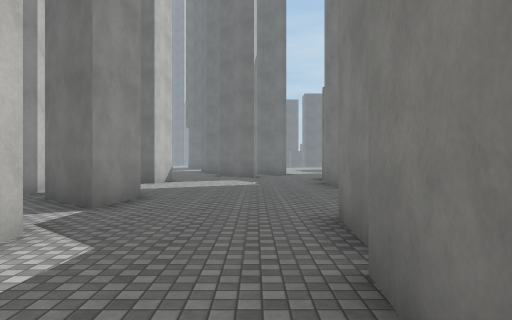
View 1 (above)

24 first-person views from a walk through a scene from a Unity 3-D project. The camera is 1.5 m above the floor, looks level and sees 70° across. The floor is counted in squares, 2 m on a side. Each view is taken from the middle of a square. On the plan, view 1 faces up. The plan holds only what a view shows up to about 11 squares ahead; the rest is blank. The place goes on beyond the plan. Surface patterns are stand-ins for the level's own textures.

View 2
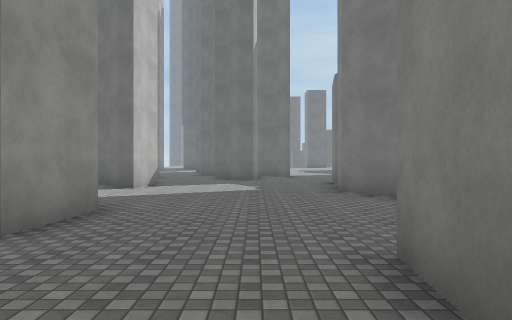

View 3
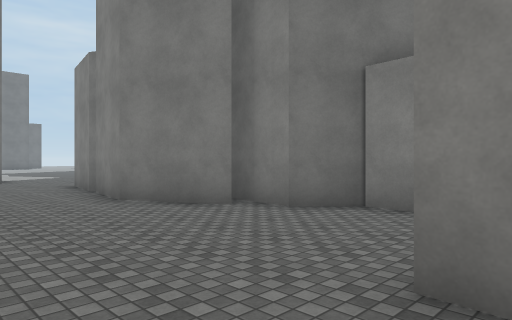

View 4
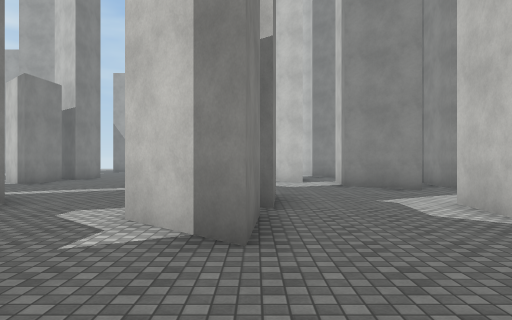

View 5
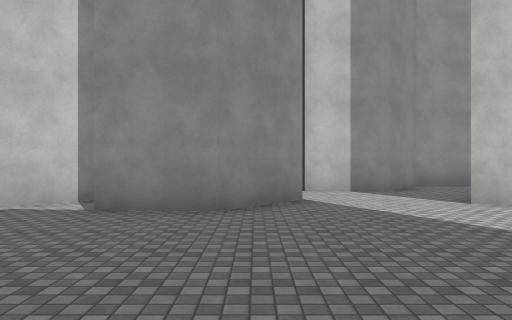

View 6
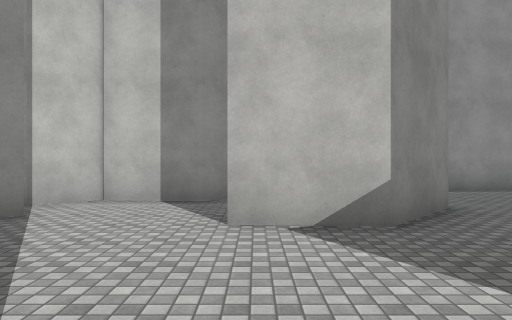

View 7
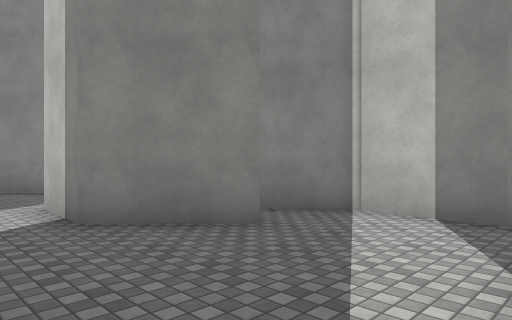

View 8
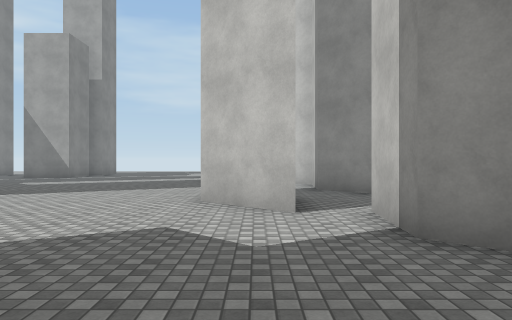

View 9
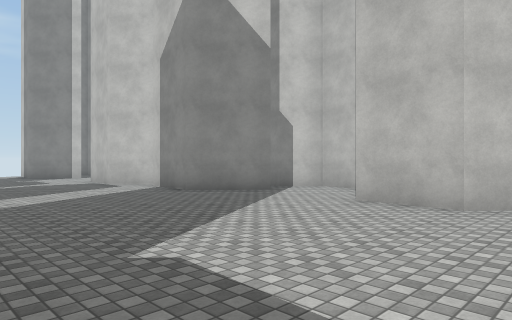

View 10
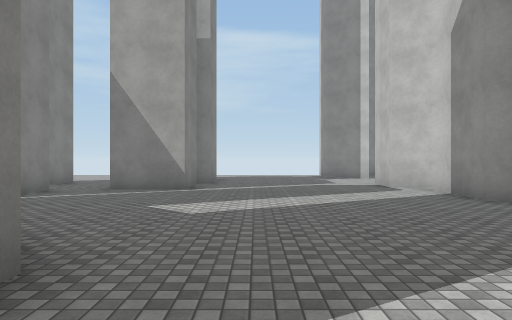

View 11
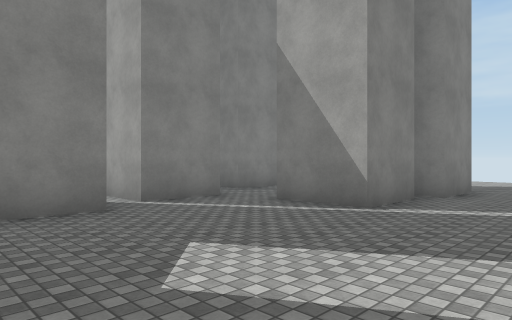

View 12
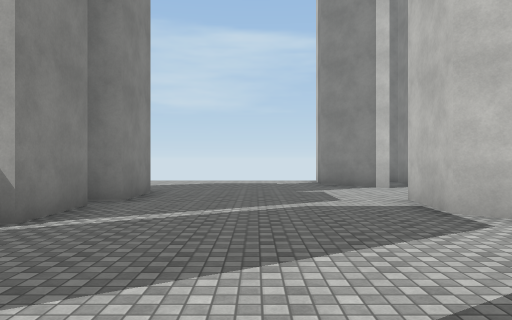

View 13
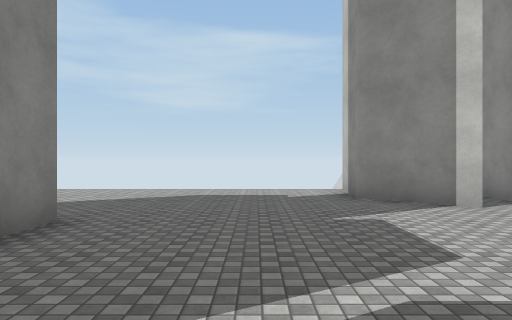

View 14
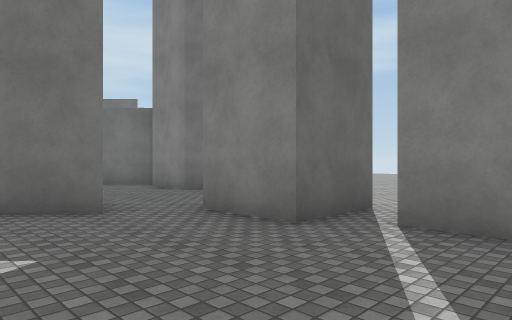

View 15
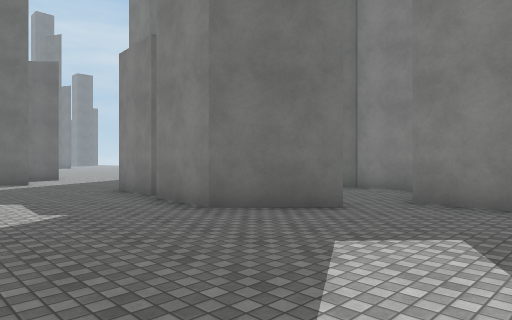

View 16
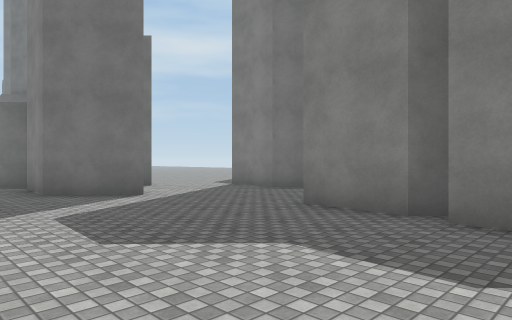

View 17
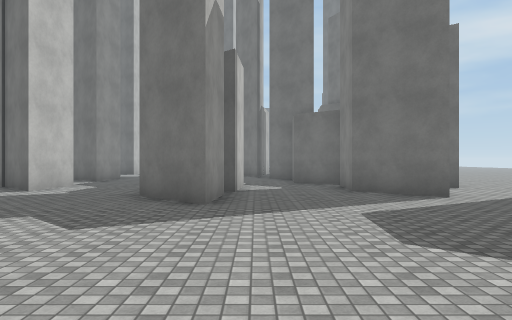

View 18
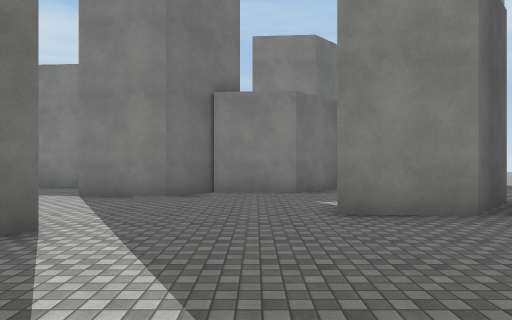

View 19
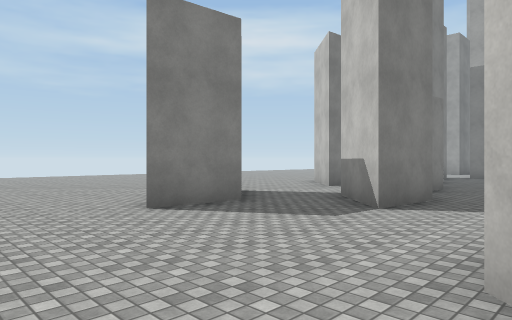

View 20
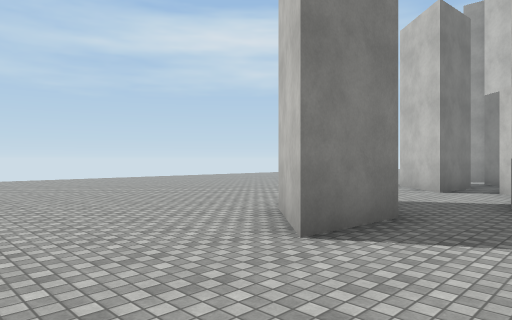

View 21
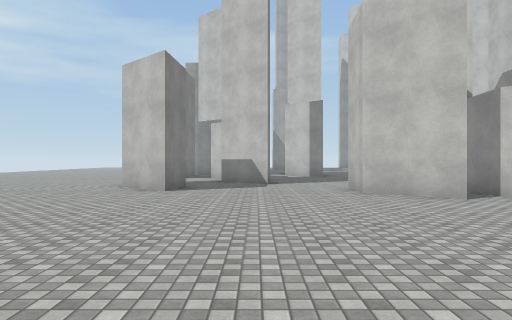

View 22
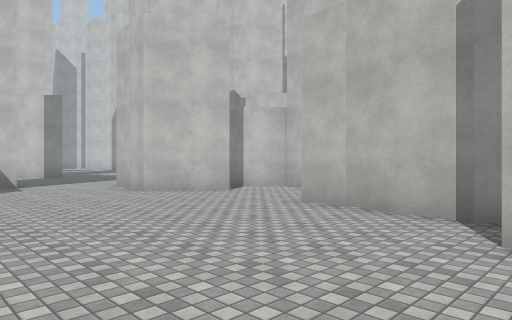

View 23
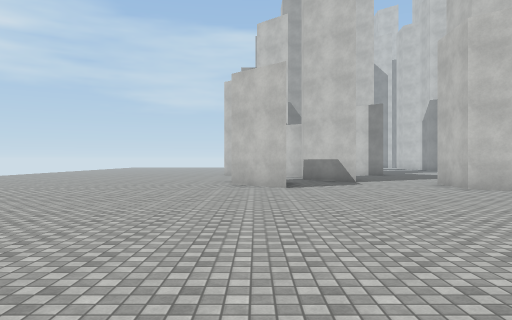

View 24
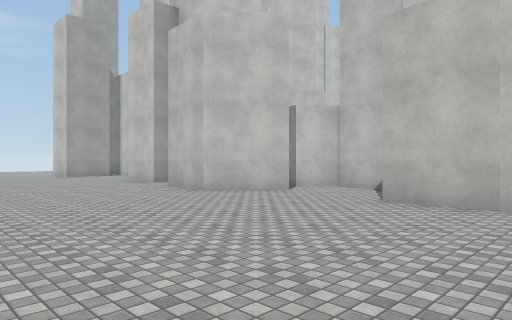

### Floor plan
Points are (right, up) in squares from view 1. A wall is a line through its corners. A room is listed if a view was taken in it or the views show most of it. See-through windows are left out.
Room 1 (views 1, 2, 3, 4, 5, 6, 7, 8)
walls: (-3.9, 5.1) (-2.7, 4); (-3.9, 8.9) (-2.3, 7.4) (-2.5, 5.6) (-4.1, 7); (-2.3, 3.7) (-2.4, 1.9); (1, 3.1) (1.1, 4.8) (2.7, 3.4); (3.1, 8.6) (2, 10.7) (2.4, 12.6); (4.3, 6.1) (4.4, 7) (3.5, 7.8) (3.7, 9.4); (-5.6, 11.1) (-5.8, 9.1) (-4.9, 8.3); (0.6, 0.8) (0.7, 2.5); (2.4, 13.1) (2.7, 14.5); (-4.8, 1.1) (-5, -0.9) (-4.3, -1.5); (-4.1, 14.5) (-3.1, 13.5) (-3.2, 11.7) (-4, 12.3); (-3.2, -1) (-1.5, -2.5)
ways out: opening at (-0.5, -0.5) to room 2; opening at (3.5, 5) to room 2; opening at (-5, 12)
Room 2 (views 9, 10, 11, 12, 13, 14, 15, 16, 17, 18, 19, 20, 21, 22, 23, 24)
walls: (9.5, -6.5) (7.9, -5) (8, -3.1); (13, -8.5) (13, -6.9) (12.4, -6.3) (12.5, -4.2) (11.2, -2.9) (11.3, -0.9) (10.4, -0.1) (10.4, 1.8); (11.1, -2.8) (11.1, -2.2); (9.1, -8.9) (7.5, -7.4) (7.7, -5.5); (13.9, -1.9) (15.5, -3.3) (15.4, -5.2); (12.4, -11.3) (10.4, -11.3) (10.4, -9.4); (10.6, 1.7) (12.3, 0.2); (11.1, -14) (11.1, -12.2) (12.6, -12.2); (6.9, 0.3) (5.3, 1.7) (5.4, 3.6); (13, 2.3) (13.2, 4.2) (14.8, 2.8) (14.6, 0.9); (7.8, -16.1) (7.8, -14.3) (9.8, -14.3); (12.1, -17) (12.1, -15.5) (13, -15.5); (5.6, 3.8) (5, 4.3); (2.3, 1) (2.2, -0.9) (0.6, 0.5); (0.2, -10.3) (1.7, -11.7) (1.6, -13.7); (-0.6, -4.1) (1, -5.6) (0.9, -7.6); (7, 6.1) (8.5, 4.6) (8.4, 2.7); (2.7, 3.4) (2.5, 1.5); (7.5, -18.5) (7.5, -16.7); (1.3, -14.2) (2.2, -15.1) (2.1, -16.9); (-1.5, -2.5) (-1.7, -4.4); (-2.6, -7.2) (-1.6, -8.1) (-1.7, -10.1) (-0.9, -10.9); (1.4, -19.7) (3, -21.2) (2.8, -23); (7.9, 12.1) (8.1, 11.8) (7.6, 8.9)
ways out: opening at (-0.5, -0.5) to room 1; opening at (3.5, 5) to room 1; opening at (13, 1) to room 3; opening at (14, -0.5) to room 3; opening at (7, 7.5)
Room 3 (no view inside)
walls: (12.2, -0.2) (12, -1.7) (12.9, -2.5); (13.8, -3.8) (13.9, -1.9)
ways out: opening at (13, 1) to room 2; opening at (14, -0.5) to room 2

Where each view was taken, in squares from view 1:
view 1: 0 up, 0 right, facing up
view 2: 2 up, 0 right, facing up
view 3: 4 up, 1 left, facing up-right
view 4: 8 up, 1 right, facing down
view 5: 8 up, 3 right, facing left
view 6: 12 up, 1 right, facing left
view 7: 2 up, 0 right, facing down-left
view 8: 1 up, 0 right, facing down
view 9: 4 down, 7 right, facing down-left
view 10: 5 down, 6 right, facing down
view 11: 9 down, 5 right, facing down-right
view 12: 10 down, 5 right, facing down
view 13: 14 down, 5 right, facing down
view 14: 14 down, 7 right, facing up-right
view 15: 12 down, 4 right, facing up-right
view 16: 7 down, 3 right, facing up-right
view 17: 7 down, 3 right, facing up
view 18: 2 down, 3 right, facing right
view 19: 7 up, 8 right, facing down-right
view 20: 7 up, 11 right, facing down-right
view 21: 13 up, 11 right, facing down
view 22: 13 up, 13 right, facing down-left
view 23: 14 up, 14 right, facing down
view 24: 4 up, 21 right, facing down-left
